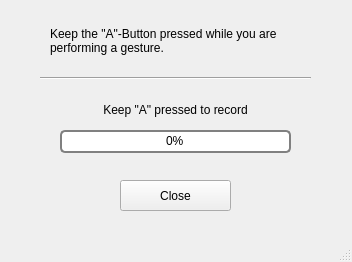
<?xml version="1.0" encoding="UTF-8"?>
<ui version="4.0">
 <class>MainWindow</class>
 <widget class="QMainWindow" name="MainWindow">
  <property name="geometry">
   <rect>
    <x>0</x>
    <y>0</y>
    <width>352</width>
    <height>262</height>
   </rect>
  </property>
  <property name="windowTitle">
   <string>Gesture Detector</string>
  </property>
  <widget class="QWidget" name="centralwidget">
   <widget class="QProgressBar" name="progressBar">
    <property name="geometry">
     <rect>
      <x>60</x>
      <y>130</y>
      <width>231</width>
      <height>23</height>
     </rect>
    </property>
    <property name="styleSheet">
     <string notr="true">QProgressBar{
    border: 2px solid grey;
    border-radius: 5px;
    text-align: center
}

QProgressBar::chunk {
    background-color: lightgreen;
    width: 10px;
    margin: 1px;
}</string>
    </property>
    <property name="value">
     <number>0</number>
    </property>
   </widget>
   <widget class="QLabel" name="recordingStatus">
    <property name="geometry">
     <rect>
      <x>20</x>
      <y>100</y>
      <width>311</width>
      <height>20</height>
     </rect>
    </property>
    <property name="styleSheet">
     <string notr="true"/>
    </property>
    <property name="text">
     <string>Keep &quot;A&quot; pressed to record</string>
    </property>
    <property name="alignment">
     <set>Qt::AlignCenter</set>
    </property>
   </widget>
   <widget class="QPushButton" name="closeButton">
    <property name="geometry">
     <rect>
      <x>120</x>
      <y>180</y>
      <width>111</width>
      <height>31</height>
     </rect>
    </property>
    <property name="text">
     <string>Close</string>
    </property>
   </widget>
   <widget class="QLabel" name="label">
    <property name="geometry">
     <rect>
      <x>50</x>
      <y>20</y>
      <width>251</width>
      <height>41</height>
     </rect>
    </property>
    <property name="layoutDirection">
     <enum>Qt::LeftToRight</enum>
    </property>
    <property name="text">
     <string>Keep the &quot;A&quot;-Button pressed while you are performing a gesture.</string>
    </property>
    <property name="wordWrap">
     <bool>true</bool>
    </property>
   </widget>
   <widget class="Line" name="line">
    <property name="geometry">
     <rect>
      <x>40</x>
      <y>70</y>
      <width>271</width>
      <height>16</height>
     </rect>
    </property>
    <property name="orientation">
     <enum>Qt::Horizontal</enum>
    </property>
   </widget>
  </widget>
  <widget class="QStatusBar" name="statusbar">
   <property name="enabled">
    <bool>true</bool>
   </property>
  </widget>
  <widget class="QMenuBar" name="menubar">
   <property name="geometry">
    <rect>
     <x>0</x>
     <y>0</y>
     <width>352</width>
     <height>19</height>
    </rect>
   </property>
  </widget>
 </widget>
 <resources/>
 <connections>
  <connection>
   <sender>closeButton</sender>
   <signal>clicked()</signal>
   <receiver>MainWindow</receiver>
   <slot>close()</slot>
   <hints>
    <hint type="sourcelabel">
     <x>195</x>
     <y>224</y>
    </hint>
    <hint type="destinationlabel">
     <x>202</x>
     <y>133</y>
    </hint>
   </hints>
  </connection>
 </connections>
</ui>
